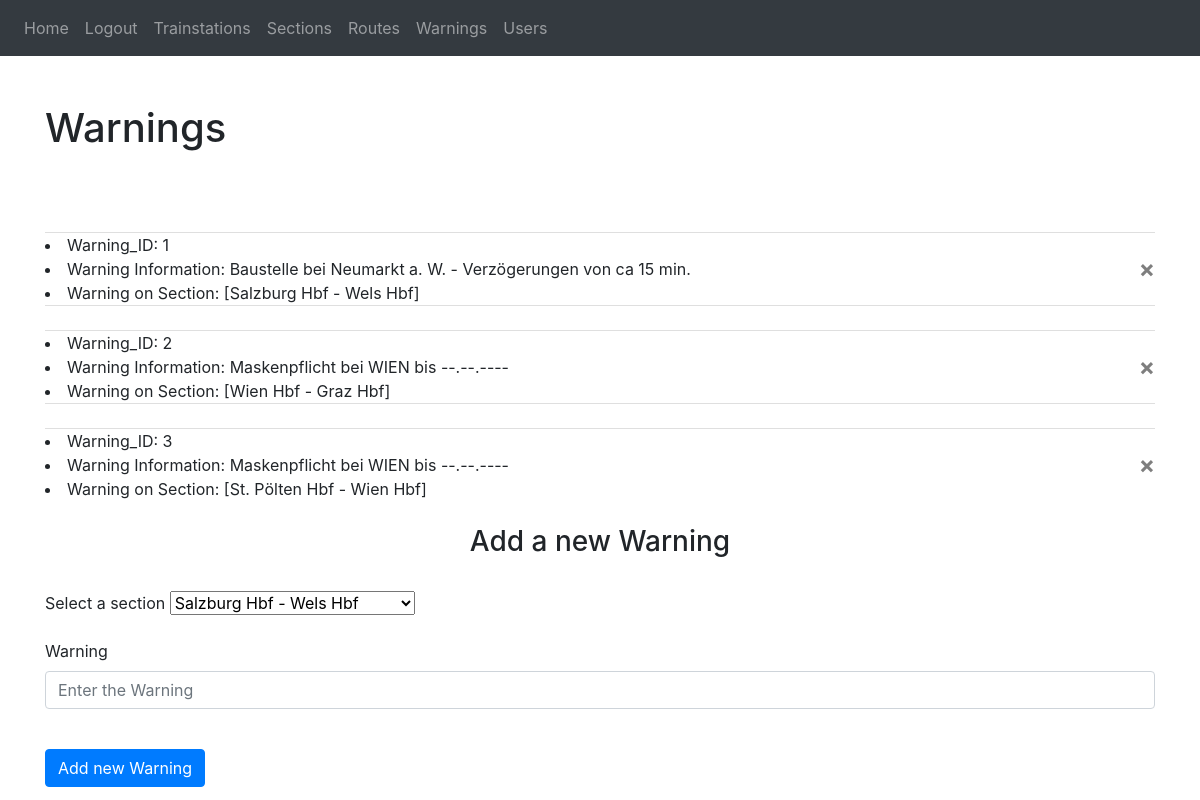
The app's page /all_warnings (signed in) with its own data.
### website/models.py (models this page shows, shortened)
class WarningModel(db.Model):
    id = db.Column(db.Integer, primary_key=True)
    warnings = db.Column(db.String(1000), nullable=False)
    warning_section = db.relationship('SectionModel', foreign_keys='WarningModel.section_id')
    section_id = db.Column(db.Integer, db.ForeignKey('section_model.id'))

class TrainstationModel(db.Model):
    id = db.Column(db.Integer, primary_key=True)
    name = db.Column(db.String(100), nullable=False)
    address = db.Column(db.String(100), nullable=False)

### website/views.py (the view, shortened to what this page needs)
@views.route('/all_warnings', methods=['GET', 'POST'])
def get_all_warnings():
    all_warnings = WarningModel.query.all()
    all_sections = SectionModel.query.all()
    return render_template("warnings.html", user=current_user, all_warnings=all_warnings, all_sections=all_sections)

### website/__init__.py (called while the page is built)
def create_app():
    app = Flask(__name__)
    app.config['SECRET_KEY'] = 'tomdke'
    app.config['SQLALCHEMY_DATABASE_URI'] = f'sqlite:///{DB_NAME}'
    app.config['SQLALCHEMY_TRACK_MODIFICATIONS'] = False
    db.init_app(app)
    ma.init_app(app)
    from .views import views
    from .auth import auth
    app.register_blueprint(views, url_prefix='/')
    app.register_blueprint(auth, url_prefix='/')
    from .models import User, Note, TrainstationModel, SectionModel, RouteModel, sections
    from .api import api
    create_database(app)
    login_manager = LoginManager()
    login_manager.login_view = 'auth.login'
    login_manager.init_app(app)
    app.register_blueprint(api, url_prefix="/")
    @login_manager.user_loader
    def load_user(id):
        return User.query.get(int(id))
    return app

### website/templates/warnings.html (shortened to what this page needs)
{% extends "base.html" %}
{% block content %}
<dif>
    <h1 class="py-5">Warnings</h1>
    <u1 class="list-group list-group-flush" id="warning-list">
        {% for war in all_warnings %}
            <li id="{{ war.id }}" class="entry list-group-item">
                <li>
                    <span class="field-name":>Warning_ID:</span>
                    <span class="field-value">{{ war.id }}</span>
                </li>
                <li>
                    <button type="button" class="close" onClick="deleteWarning({{ war.id }})">
                        <span aria-hidden="true">&times;</span>
                    </button>
                    <span class="field-name":>Warning Information:</span>
                    <span class="field-value">{{ war.warnings }} </span>
                </li>
                <li>
                    <span class="field-name":>Warning on Section: </span>
                    <span class="field-value">[{{ war.warning_section.start.name }} - {{ war.warning_section.end.name }}]</span>
                </li>
            </li>
        {% endfor %}
    </u1>
</dif>
<br />
<form method="POST">
  <h3 align="center">Add a new Warning</h3>
  <br />
  <div class="form-group">
    <label for="war_section">Select a section</label>
      <select id="war_section" name="war_section" class="form-select">
          {% for sec in all_sections %}
          <option value="{{ sec.id }}">{{ sec.start.name }} - {{ sec.end.name }}</option>
          {% endfor %}
      </select>
  </div>
  <div class="form-group">
    <label for="war_warnings">Warning</label>
    <input
      type="text"
      class="form-control"
      id="war_warnings"
      name="war_warnings"
      placeholder="Enter the Warning"
    />
  </div>
  <br />
  <button type="add" class="btn btn-primary">Add new Warning</button>
</form>
{% endblock %}

### records on screen
WarningModel: id "1", warnings "Baustelle bei Neumarkt a. W. - Verzögerungen von ca 15 min.", warning_section.start.name "Salzburg Hbf", warning_section.end.name "Wels Hbf"
WarningModel: id "2", warnings "Maskenpflicht bei WIEN bis --.--.----", warning_section.start.name "Wien Hbf", warning_section.end.name "Graz Hbf"
WarningModel: id "3", warnings "Maskenpflicht bei WIEN bis --.--.----", warning_section.start.name "St. Pölten Hbf", warning_section.end.name "Wien Hbf"

### other values on screen
form field war_section "Salzburg Hbf - Wels Hbf"
